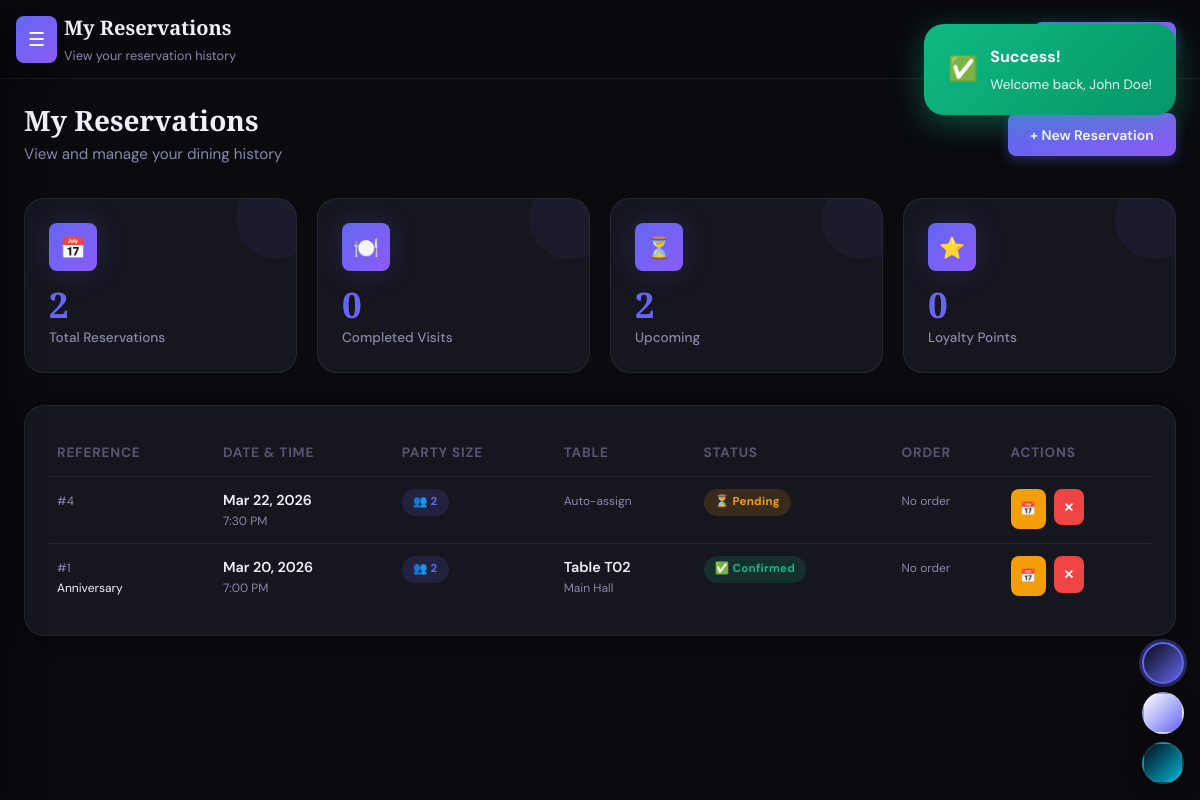
Page /my_reservations.php (signed in) on the committed database.
### tables this page shows
CREATE TABLE IF NOT EXISTS reservations (
    reservation_id INT PRIMARY KEY AUTO_INCREMENT,
    user_id INT NOT NULL,
    table_id INT NULL,
    reservation_date DATE NOT NULL,
    reservation_time TIME NOT NULL,
    party_size INT NOT NULL,
    special_requests TEXT,
    occasion VARCHAR(50) DEFAULT 'dining',
    status ENUM('pending','confirmed','seated','completed','cancelled','no_show') DEFAULT 'pending',
    priority ENUM('low','normal','high','vip') DEFAULT 'normal',
    estimated_duration INT DEFAULT 120,
     
    reschedule_count INT DEFAULT 0,
    is_reminded TINYINT(1) DEFAULT 0,
    created_at TIMESTAMP DEFAULT CURRENT_TIMESTAMP,
    FOREIGN KEY (user_id) REFERENCES users(user_id) ON DELETE CASCADE,
    FOREIGN KEY (table_id) REFERENCES restaurant_tables(table_id) ON DELETE SET NULL
);

CREATE TABLE IF NOT EXISTS restaurant_tables (
    table_id INT PRIMARY KEY AUTO_INCREMENT,
    table_number VARCHAR(10) UNIQUE NOT NULL,
    capacity INT NOT NULL DEFAULT 4,
    status ENUM('available','occupied','reserved','maintenance','cleaning') DEFAULT 'available',
    location VARCHAR(50) DEFAULT 'Main Hall',
    table_type ENUM('standard','booth','private','outdoor','bar') DEFAULT 'standard',
    min_party_size INT DEFAULT 1,
    max_party_size INT DEFAULT 20,
    features TEXT,
    last_cleaned TIMESTAMP NULL,
    created_at TIMESTAMP DEFAULT CURRENT_TIMESTAMP
);

### includes/database.php (called while the page is built, shortened)
<?php
class Database {
    private static $instance = null;
    public $conn;
    private function __construct() {
        $this->conn = new mysqli(DB_HOST, DB_USER, DB_PASS, DB_NAME);
        $this->conn->set_charset('utf8mb4');
    }
    public static function getInstance() {
        if (!self::$instance) {
            self::$instance = new self();
        }
        return self::$instance;
    }
    public function query($sql, $params = [], $types = '') {
        $stmt = $this->conn->prepare($sql);
        if ($params) {
            if (!$types) {
                $types = str_repeat('s', count($params));
            }
            $stmt->bind_param($types, ...$params);
        }
        if (!$stmt->execute()) {
            throw new Exception("Query execution failed: " . $stmt->error . " SQL: " . $sql);
        }
        return $stmt;
    }
    public function fetchAll($sql, $params = [], $types = '') {
        $stmt = $this->query($sql, $params, $types);
        $result = $stmt->get_result();
        return $result->fetch_all(MYSQLI_ASSOC);
    }
}
function db() {
    return Database::getInstance();
}
?>

### my_reservations.php (the view, shortened to what this page needs)
<?php
require_once 'includes/header.php';
$reservations = db()->fetchAll(
    "SELECT r.*, rt.table_number, rt.location, rt.capacity as table_capacity,
     (SELECT SUM(oi.quantity * oi.unit_price) FROM orders o JOIN order_items oi ON o.order_id=oi.order_id WHERE o.reservation_id=r.reservation_id) as order_total
     FROM reservations r
     LEFT JOIN restaurant_tables rt ON r.table_id=rt.table_id
     WHERE r.user_id=?
     ORDER BY r.reservation_date DESC, r.reservation_time DESC",
    [$user_id]
);
$statusColors = [
    'pending'   => 'warning',
    'confirmed' => 'success',
    'seated'    => 'info',
    'completed' => 'primary',
    'cancelled' => 'danger',
    'no_show'   => 'muted'
];
$statusIcons = [
    'pending'   => '⏳',
    'confirmed' => '✅',
    'seated'    => '🍽️',
    'completed' => '✔️',
    'cancelled' => '❌',
    'no_show'   => '⚠️'
];
$totalReservations = count($reservations);
$completedCount = 0;
$upcomingCount = 0;
foreach ($reservations as $r) {
    if (in_array($r['status'], ['pending', 'confirmed']) && strtotime($r['reservation_date']) >= strtotime('today')) {
        $upcomingCount++;
    }
}
?>
<div class="flex justify-between items-center mb-4">
    <div>
        <h2 class="section-title">My Reservations</h2>
        <p class="section-subtitle">View and manage your dining history</p>
    </div>
    <a href="create_reservation.php" class="btn btn-primary">+ New Reservation</a>
</div>
<div class="stats-grid mb-4">
    <div class="stat-card animate-in">
        <div class="stat-icon">📅</div>
        <div class="stat-value"><?= $totalReservations ?></div>
        <div class="stat-label">Total Reservations</div>
    </div>
    <div class="stat-card animate-in">
        <div class="stat-icon">🍽️</div>
        <div class="stat-value"><?= $completedCount ?></div>
        <div class="stat-label">Completed Visits</div>
    </div>
    <div class="stat-card animate-in">
        <div class="stat-icon">⏳</div>
        <div class="stat-value"><?= $upcomingCount ?></div>
        <div class="stat-label">Upcoming</div>
    </div>
    <div class="stat-card animate-in">
        <div class="stat-icon">⭐</div>
        <div class="stat-value"><?= number_format($user['loyalty_points'] ?? 0) ?></div>
        <div class="stat-label">Loyalty Points</div>
    </div>
</div>
<div class="card animate-in">
    <?php if($reservations): ?>
    <div class="table-container">
        <table>
            <thead>
                <tr>
                    <th>Reference</th>
                    <th>Date & Time</th>
                    <th>Party Size</th>
                    <th>Table</th>
                    <th>Status</th>
                    <th>Order</th>
                    <th>Actions</th>
                </tr>
            </thead>
            <tbody>
                <?php foreach($reservations as $r):
                    $canCancel = in_array($r['status'], ['pending', 'confirmed']) && strtotime($r['reservation_date']) >= strtotime('today');
                    $canReschedule = in_array($r['status'], ['pending', 'confirmed']) && ($r['reschedule_count'] ?? 0) < 2;
                ?>
                <tr>
                    <td>
                        <span class="text-muted text-xs">#<?= $r['reservation_id'] ?></span>
                        <?php if($r['occasion'] !== 'dining'): ?>
                        <div class="text-xs" style="text-transform:capitalize;"><?= htmlspecialchars($r['occasion']) ?></div>
                        <?php endif; ?>
                    </td>
                    <td>
                        <div class="fw-600"><?= date('M j, Y', strtotime($r['reservation_date'])) ?></div>
                        <div class="text-xs text-muted"><?= date('g:i A', strtotime($r['reservation_time'])) ?></div>
                    </td>
                    <td>
                        <span class="badge badge-primary">👥 <?= $r['party_size'] ?></span>
                    </td>
                    <td>
                        <?php if($r['table_number']): ?>
                        <div class="fw-600">Table <?= htmlspecialchars($r['table_number']) ?></div>
                        <div class="text-xs text-muted"><?= htmlspecialchars($r['location']) ?></div>
                        <?php else: ?>
                        <span class="text-xs text-muted">Auto-assign</span>
                        <?php endif; ?>
                    </td>
                    <td>
                        <span class="badge badge-<?= $statusColors[$r['status']] ?? 'muted' ?>">
                            <?= $statusIcons[$r['status']] ?? '' ?> <?= ucfirst(str_replace('_',' ',$r['status'])) ?>
                        </span>
                    </td>
                    <td>
                        <?php if($r['order_total']): ?>
                        <div class="fw-600">₱<?= number_format($r['order_total'], 2) ?></div>
                        <?php else: ?>
                        <span class="text-xs text-muted">No order</span>
                        <?php endif; ?>
                    </td>
                    <td>
                        <div class="flex gap-1">
                            <?php if($canReschedule): ?>
                            <a href="reservations.php?reschedule=<?= $r['reservation_id'] ?>" class="btn btn-warning btn-sm btn-icon" title="Reschedule (<?= 2 - ($r['reschedule_count'] ?? 0) ?> left)">📅</a>
                            <?php endif; ?>
                            <?php if($canCancel): ?>
                            <form method="POST" style="display:inline;" onsubmit="return confirm('Cancel this reservation?')">
                                <button type="submit" class="btn btn-danger btn-sm btn-icon" title="Cancel">✕</button>
                            </form>
                            <?php endif; ?>
                        </div>
                    </td>
                </tr>
                <?php endforeach; ?>
            </tbody>
        </table>
    </div>
    <?php endif; ?>
</div>
<?php require_once 'includes/footer.php'; ?>

### rows in the picture
reservations: reservation_id "4", reservation_date "Mar 22, 2026", reservation_time "7:30 PM", party_size "2", shows "Auto-assign", status "⏳", status "Pending"
reservations: reservation_id "1", occasion "Anniversary", reservation_date "Mar 20, 2026", reservation_time "7:00 PM", party_size "2", table.table_number "T02", table.location "Main Hall", status "✅", status "Confirmed"

### other values in the picture
$pageTitle "My Reservations"
$pageSubtitle "View your reservation history"
$totalReservations "2"
$completedCount "0"
$upcomingCount "2"
$user['loyalty_points'] "0"
